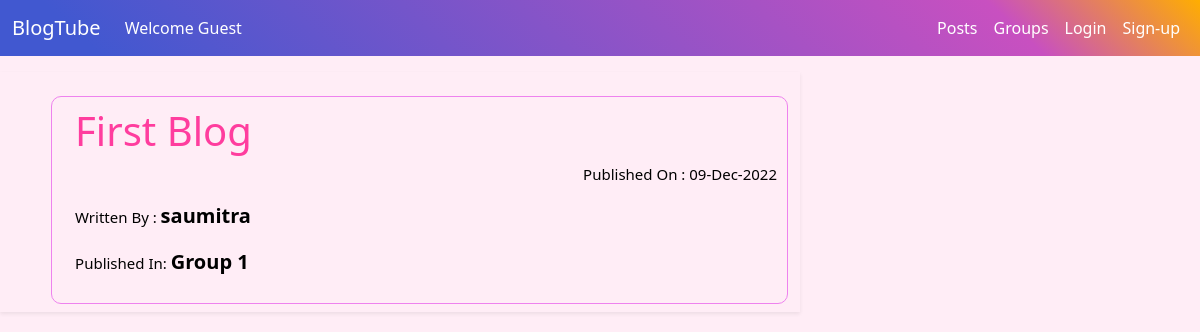
The app's page /blog/posts_published/, older data.
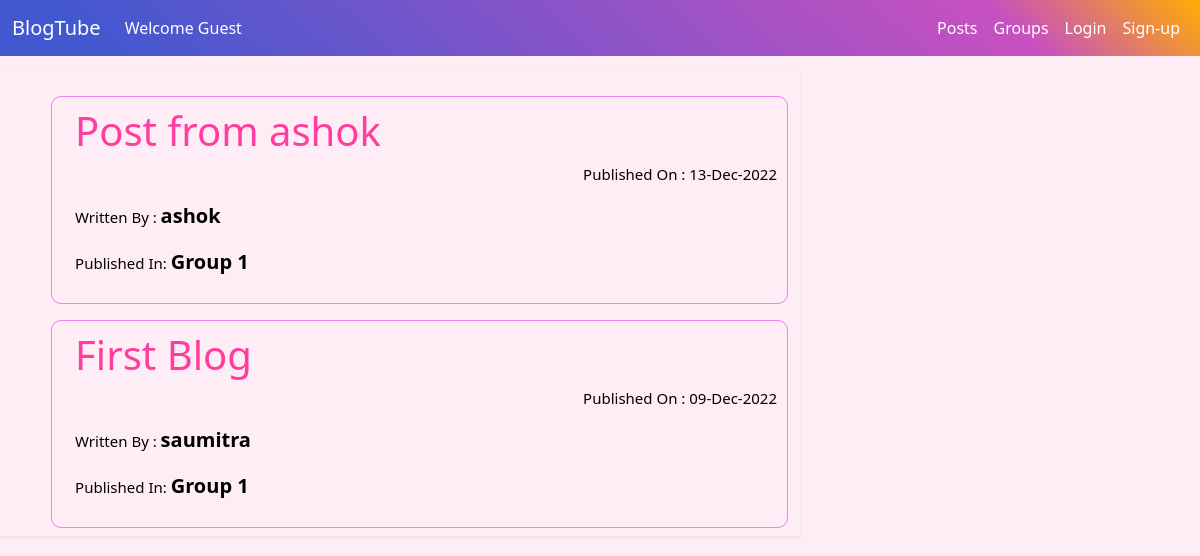
The same page, newer data.
### blog/models.py (models this page shows, shortened)
class Post(models.Model):
    user = models.ForeignKey(User,related_name='posts',on_delete=models.CASCADE)
    group = models.ForeignKey(Group,on_delete=models.CASCADE)
    title = models.CharField(max_length=250)
    description = models.TextField()
    created_on = models.DateTimeField(default=timezone.now)

### group/models.py (models this page shows, shortened)
class Group(models.Model):
    name = models.CharField(max_length=1000)
    description = models.CharField(max_length=5000)
    profile = models.ManyToManyField(Profile,through='GroupMember')

### blog/views.py (the view)
# urls.py: path("posts_published/",views.PostListView.as_view(),name='post_list'),
class PostListView(ListView):
    model = Post
    def get_queryset(self):
        return Post.objects.filter(created_on__lte=timezone.now()).order_by('-created_on')
    template_name = 'blog/all_posts.html'
    extra_context = {'title': 'Published Posts'}

### blog/templates/blog/all_posts.html
{% extends 'base.html' %}
{% block content %}
<div id="all-post" class="container-fluid">
    <div class="row">
        <div  class="col-lg-8 shadow-sm pt-2 pb-2 mt-3" id="post_list">
        {% for post in post_list %}
        <div id="post-container" >
            <h1><a class="title" href="{% url 'blog:post_detail' pk=post.pk %}">{{ post.title }}</a></h1>
            <p id="post-data" class="text-end date">Published On : {{ post.created_on|date:"d-M-Y" }}</p>
            <p id="post-data" class="text-start">Written By : <a id="author" href="{% url 'user:profile' pk=post.user.profile.id %}">{{ post.user}}</a></p>
            <p id="post-data" class="text-start">Published In: <a id="author" href="{% url 'group:group_detail' pk=post.group.pk %}">{{ post.group.name }}</p>
        </div>
        {% endfor %}
        </div>
    </div>
</div>
{% endblock content %}

### templates/base.html (shortened to what this page needs)
<!DOCTYPE html>
{% load static %}
<html lang="en">
<head>
    <link href="https://cdn.jsdelivr.net/npm/bootstrap@5.2.3/dist/css/bootstrap.min.css" rel="stylesheet">
    <link rel="stylesheet" type="text/css" href="{% static 'css/main.css' %}">
</head>
<body>
    <nav class="navbar sticky-top navbar-expand-lg" style="background-color: #4158D0;
    background-color: #4158D0;
    background-image: linear-gradient(43deg, #4158D0 8%, #C850C0 83%, #ffae00 100%);" id="navbar">
        <div class="container-fluid">
          <a class="navbar-brand" href="{% url 'user:index' %}">BlogTube</a>
          <div class="collapse navbar-collapse" id="navbarSupportedContent">
            <ul class="navbar-nav me-auto mb-2 mb-lg-0">
              {% if user.is_authenticated %}
              <li class="nav-item">
                  <a class="nav-link" href="{% url 'user:profile' pk=user.profile.id %}">Welcome {{user.username|title}}</a>
              </li>
              <li class="nav-item">
                  <a class="nav-link" href="{% url 'user:profile' pk=user.profile.id %}">Profile</a>
              </li>
              {% else %}
              <li class="nav-item">
                <a class="nav-link" href="#">Welcome Guest</a>
              </li>
              {% endif %}
            </ul>
            <ul class="navbar-nav justify-content-end">
                {% if user.is_authenticated %}
                <li class="nav-item">
                  <a class="nav-link" aria-current="page" href="{% url 'blog:post_list' %}">Posts</a>
                </li>
                <li class="nav-item">
                  <a class="nav-link" href="{% url 'group:group_list' %}">Groups</a>
                </li>
                <li class="nav-item">
                  <a class="nav-link" href="{% url 'group:group_create' %}">Create Group</a>
                </li>
                <li class="nav-item">
                    <a class="nav-link" href="{% url 'logout' %}">Logout</a>
                </li>
                {% else %}
                <li class="nav-item">
                  <a class="nav-link" href="{% url 'blog:post_list' %}">Posts</a>
                </li>
                <li class="nav-item">
                    <a class="nav-link" href="{% url 'group:group_list' %}">Groups</a>
                </li>
                <li class="nav-item">
                    <a class="nav-link" href="{% url 'login' %}">Login</a>
                </li>
                <li class="nav-item">
                    <a class="nav-link" href="{% url 'user:sign_up' %}">Sign-up</a>
                </li>
                {% endif %}
            </ul>
          </div>
        </div>
      </nav>
    {% block content %}
    {% endblock content %}
</body>
</html>

### static/css/main.css (style rules this page uses)
* { margin: 0; padding: 0; }
body { background: #ffedf6; background-position: revert; background-repeat: no-repeat; height: 100vh; }
.navbar-brand ,.nav-link { color: white; }
.title { text-decoration: none; color: #ff3d9e; }
#post-container { border: 1px solid violet; padding: 10px; padding-left: 3%; border-radius: 10px; margin-top: 2%; margin-left: 5%; }
#post-data { color: black; font-size: 15px; }
#author { text-decoration: none; color: black; font-size: 20px; font-weight: 600; }
#post-data { font-weight: 'Dosis', sans-serif; }

Row changes from the older to the newer data that the page shows:
added Post: title "Post from ashok", created_on "13-Dec-2022", user "ashok", group.name "Group 1"
